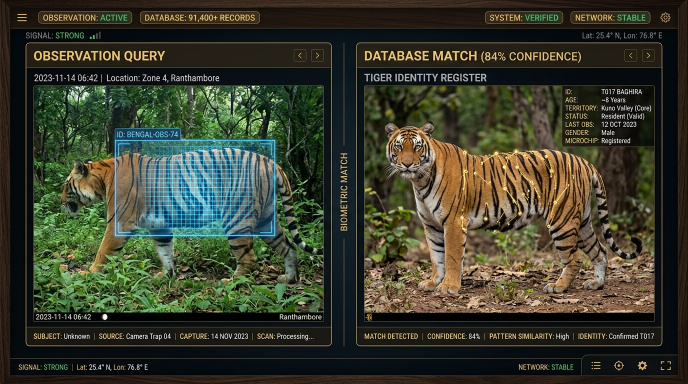
#> input picture assets/tiger_biometric_review_comparison.jpg, 1376 x 768 px (shown at 1/2 size)
$ python -i sloth_bear_analyzer.py   (imports and definitions only)
#> lines starting #> are read from the running program, lines starting #| are printed output that depends on the picture; after the words box and inside, x2 and y2 are one past the last pixel; in counts of white or black regions, pixels touching at a corner belong together
import logging
from dataclasses import dataclass
from pathlib import Path

import numpy as np
from PIL import Image, ImageOps, ImageFilter

logger = logging.getLogger(__name__)

@dataclass
class SlothBearResult:
    confidence: float
    dark_fur_ratio: float
    chest_marking_score: float
    fur_texture_score: float
    is_ir_nighttime: bool
    is_likely_bear: bool

class SlothBearAnalyzer:
    """Pixel-level visual feature analyzer for detecting Sloth Bears (Melursus ursinus)."""

    def analyze(self, image_path: Path) -> SlothBearResult:
        """Main entry point to analyze an image for Sloth Bear features."""
        try:
            with Image.open(image_path) as raw_img:
                # Correct EXIF orientation
#> raw_img is the input picture: PIL image 1376x768 RGB; mean R, G, B 57.8, 60.6, 45.4
                img = ImageOps.exif_transpose(raw_img)
                img_rgb = img.convert("RGB")

                # Resize to a consistent thumbnail size
                thumb = img_rgb.resize((128, 128))
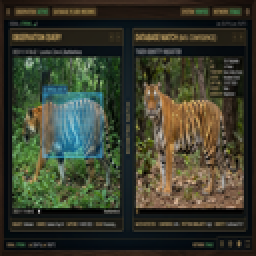
#> thumb: PIL image 128x128 RGB (shown 2 times larger); mean R, G, B 57.8, 60.7, 45.4
                arr = np.array(thumb, dtype=np.float32)

                # Detect grayscale/IR images based on color variance
                r, g, b = arr[:, :, 0], arr[:, :, 1], arr[:, :, 2]
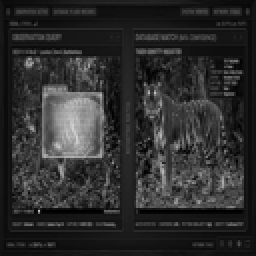
#> b: shape (128, 128) float32 (shown 2 times larger); min 0, max 210, mean 45.4
                color_variance = np.mean(np.var(arr, axis=2))
#> color_variance = 254.1
                is_ir_nighttime = bool(color_variance < 10)
#> is_ir_nighttime = False

                # Anti-tiger check: Tiger orange/tawny fur & stripes
                tiger_warm_mask = (r > 100) & (g > 45) & (g < 195) & (b < 145) & ((r - b) > 25) & (r > g)
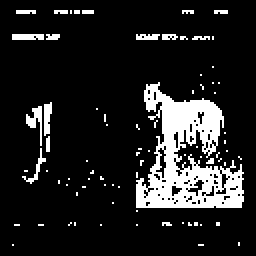
#> tiger_warm_mask: shape (128, 128) bool (shown 2 times larger); 13.4% white; 78 white regions (72 under 20 px), largest, box (x1, y1, x2, y2) and area: (68, 41, 122, 104) 1694, (13, 53, 21, 73) 65, (22, 51, 26, 68) 51, (6, 17, 22, 20) 46, (11, 74, 23, 92) 41, (68, 17, 80, 20) 30
                tiger_warm_ratio = float(np.mean(tiger_warm_mask))
#> tiger_warm_ratio = 0.134
                dark_stripe_mask = (r < 75) & (g < 75) & (b < 75)
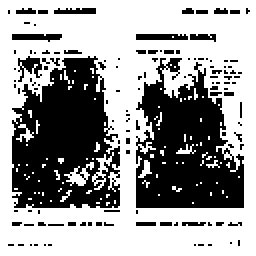
#> dark_stripe_mask: shape (128, 128) bool (shown 2 times larger); 61.3% white; 122 black regions (112 under 20 px), largest, box (x1, y1, x2, y2) and area: (6, 28, 60, 104) 2872, (68, 29, 122, 104) 2617, (9, 28, 21, 41) 77
                stripe_ratio = float(np.mean(dark_stripe_mask))
#> stripe_ratio = 0.613

                # If strong tiger orange and stripes or high tiger warm ratio, zero out bear confidence
                if (tiger_warm_ratio > 0.05 and stripe_ratio > 0.02) or tiger_warm_ratio > 0.12:
                    no_tiger_score = 0.0
                else:
                    no_tiger_score = max(0.0, 1.0 - (tiger_warm_ratio * 8.0))

                dark_fur_ratio = self._detect_dark_fur(arr, is_ir_nighttime)
                chest_marking_score = self._detect_chest_marking(arr, dark_fur_ratio, is_ir_nighttime)
                fur_texture_score = self._analyze_fur_texture(thumb)

                confidence = self._compute_confidence(
                    dark_fur_ratio, chest_marking_score, fur_texture_score, is_ir_nighttime, no_tiger_score
                )
                is_likely_bear = bool(confidence > 0.50 and no_tiger_score > 0.3)

                return SlothBearResult(
                    confidence=confidence,
                    dark_fur_ratio=dark_fur_ratio,
                    chest_marking_score=chest_marking_score,
                    fur_texture_score=fur_texture_score,
                    is_ir_nighttime=is_ir_nighttime,
                    is_likely_bear=is_likely_bear
                )
        except Exception as e:
            logger.warning(f"SlothBearAnalyzer failed on {image_path}: {e}")
            return SlothBearResult(
                confidence=0.0,
                dark_fur_ratio=0.0,
                chest_marking_score=0.0,
                fur_texture_score=0.0,
                is_ir_nighttime=False,
                is_likely_bear=False
            )

    def _detect_dark_fur(self, arr: np.ndarray, is_ir: bool = False) -> float:
        """Ratio of very dark pixels indicating dark/black fur (excluding dark green foliage)."""
#> called with is_ir = False
        r, g, b = arr[:, :, 0], arr[:, :, 1], arr[:, :, 2]
        if is_ir:
            gray = np.mean(arr, axis=2)
            dark_mask = gray < 80
        else:
            foliage_mask = (g > (r * 1.15)) & (g > (b * 1.15)) & (g > 35)
#> foliage_mask: shape (128, 128) bool; 16.5% white; 59 white regions (54 under 20 px), largest, box (x1, y1, x2, y2) and area: (6, 28, 61, 105) 2063, (47, 64, 61, 92) 177, (32, 79, 44, 92) 115, (85, 29, 90, 44) 45, (67, 50, 72, 58) 20
            dark_mask = (r < 75) & (g < 75) & (b < 75) & (~foliage_mask)
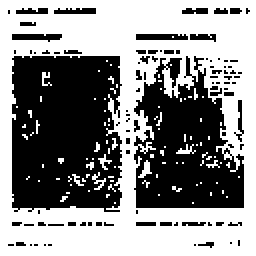
#> dark_mask: shape (128, 128) bool (shown 2 times larger); 55.4% white; 93 black regions (82 under 20 px), largest, box (x1, y1, x2, y2) and area: (6, 28, 61, 106) 3813, (67, 28, 122, 104) 2704, (6, 17, 31, 21) 74
#> in analyze, `dark_fur_ratio = self._detect_dark_fur(arr, is_ir_nighttime)`: dark_fur_ratio = 0.554
        return float(np.mean(dark_mask))

    def _detect_chest_marking(self, arr: np.ndarray, dark_fur_ratio: float = 0.0, is_ir: bool = False) -> float:
        """Detect bright V/Y-shaped patch in upper-center region of the dark body."""
#> called with dark_fur_ratio = 0.554, is_ir = False
        if dark_fur_ratio < 0.20:
            return 0.0
        h, w = arr.shape[:2]
#> h = 128; w = 128
        # Focus on upper-center chest region
        chest_region = arr[int(h*0.25):int(h*0.65), int(w*0.25):int(w*0.75)]

        if is_ir:
            chest_bright = np.mean(chest_region) > 90
            return float(np.mean(np.mean(chest_region, axis=2) > 110)) * 2.0 if chest_bright else 0.0

        # Searching for a cream/white contrast (neutral tone, not orange)
        cr, cg, cb = chest_region[:, :, 0], chest_region[:, :, 1], chest_region[:, :, 2]
        bright_mask = (cr > 160) & (cg > 150) & (cb > 120) & (abs(cr - cg) < 50)
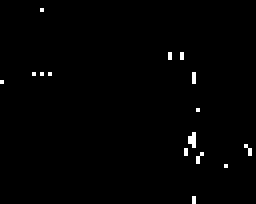
#> bright_mask: shape (51, 64) bool (shown 4 times larger); 0.92% white in thin lines or dots

        # Increase score if bright mask exists within reasonable range
        bright_ratio = float(np.mean(bright_mask))
#> bright_ratio = 0.00919
#> in analyze, `chest_marking_score = self._detect_chest_marking(arr, dark_fur_ratio, ..`: chest_marking_score = 0
        if 0.02 < bright_ratio < 0.35:
            return min(1.0, bright_ratio * 4.0)
        return 0.0

    def _analyze_fur_texture(self, img: Image.Image) -> float:
        """Edge density score for shaggy fur."""
        gray = img.convert("L")
        edges = gray.filter(ImageFilter.FIND_EDGES)
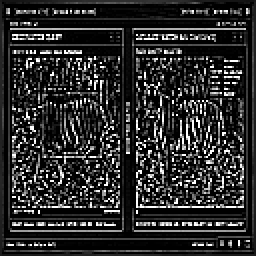
#> edges: PIL image 128x128 L (shown 2 times larger); min 0, max 255, mean 44.3
        edge_arr = np.array(edges, dtype=np.float32)

        # Higher density of strong edges implies rough/shaggy fur
        edge_density = float(np.mean(edge_arr > 50))
#> edge_density = 0.288
#> in analyze, `fur_texture_score = self._analyze_fur_texture(thumb)`: fur_texture_score = 0.575
        return min(1.0, edge_density * 2.0)

    def _detect_ir_dark_mass(self, arr: np.ndarray) -> bool:
        """Special handler for grayscale IR night images to find dark silhouettes."""
        return self._detect_dark_fur(arr, is_ir=True) > 0.3

    def _compute_confidence(self, dark_ratio: float, chest_score: float, texture_score: float, is_ir_nighttime: bool, no_tiger_score: float = 1.0) -> float:
        """Compute final weighted confidence."""
        if no_tiger_score <= 0.05:
            return 0.0
        if is_ir_nighttime:
            if dark_ratio < 0.20:
                return 0.0
            conf = min(1.0, (dark_ratio / 0.40) * 0.80 + (chest_score * 0.20))
            return min(1.0, conf * no_tiger_score)

        if dark_ratio < 0.20:
            return 0.0
        base_confidence = (min(1.0, dark_ratio / 0.45) * 0.55) + (chest_score * 0.30) + (texture_score * 0.15)
        return min(1.0, base_confidence * no_tiger_score)

>>> result = SlothBearAnalyzer().analyze('../../assets/tiger_biometric_review_comparison.jpg')
#> in analyze, `confidence = self._compute_confidence( dark_fur_ratio, chest_marking_s..`: confidence = 0
#> in analyze, `is_likely_bear = bool(confidence > 0.50 and no_tiger_score > 0.3)`: is_likely_bear = False
